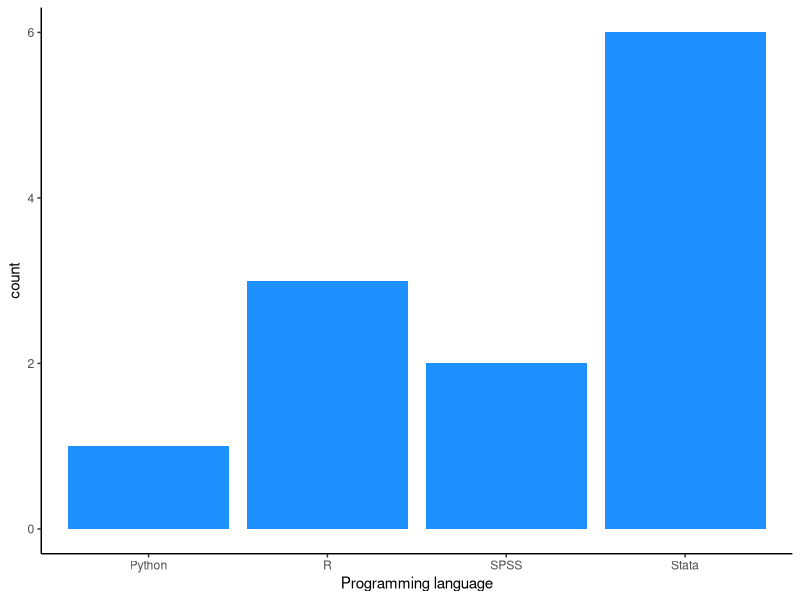
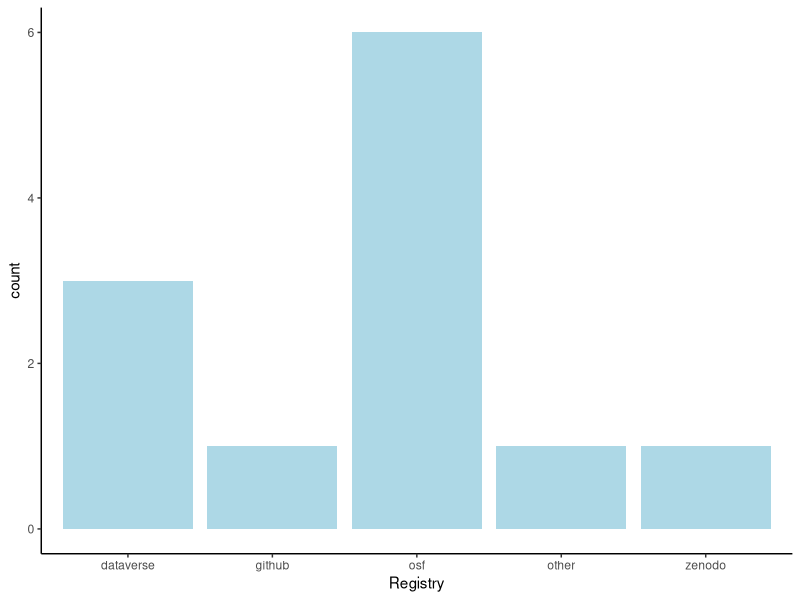
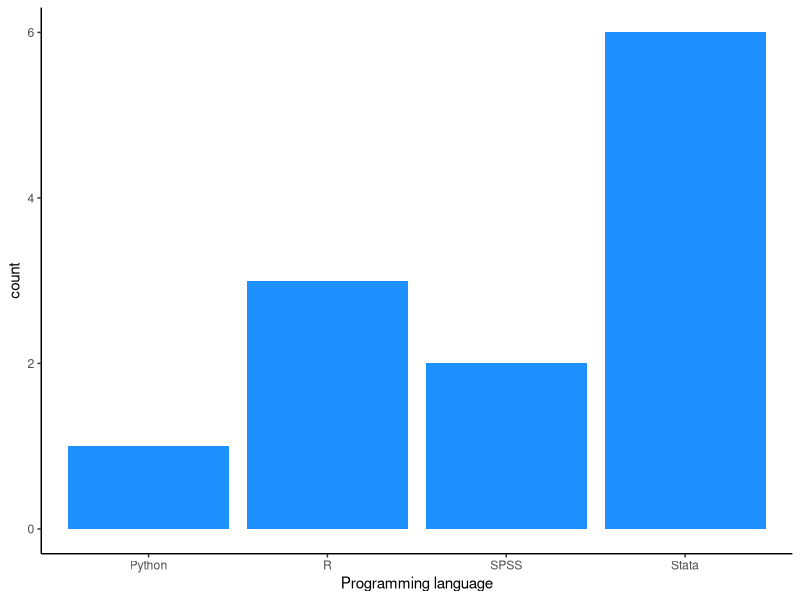
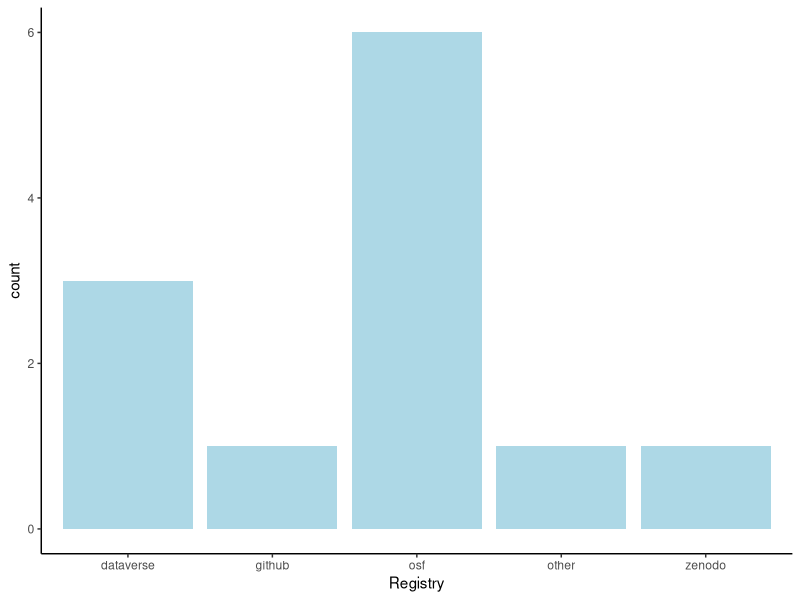

Write the R code that produced these figures, in order.
library(tidyverse)

cbsdf = read.csv("Data/odissei-projects-clean_CBS.csv")
lissdf = read.csv("Data/odissei-projects-clean_LISS.csv")


colnames(cbsdf)
colnames(lissdf)


df = full_join(cbsdf, lissdf)
head(df)


ggplot(df, aes(x=programming.language)) +
  geom_bar(fill="dodgerblue") +
  theme_classic() +
  xlab("Programming language")
ggsave("images/prog_lang.jpeg")


# repo
df = df |>
  mutate(registry = str_match(code, "https:\\/\\/\\s*(.*?)\\s*\\.") %>% .[,2])
df$registry  
  
df$registry[df$code=='<a href="https://doi.org/10.17605/OSF.IO/ZMH5N">link</a>'] = "osf"
df$registry[df$code=='<a href="https://doi.org/10.5281/zenodo.7443895">link</a>'] = "zenodo"
df$registry[df$code=='<a href="https://doi.org/10.1016/j.lanepe.2023.100749">link</a>'] = "other"
df$registry[df$code=='<a href="https://doi.org/10.7910/DVN/P39QGO">link</a>'] = "dataverse"
df$registry[df$code=='<a href="https://doi.org/10.7910/DVN/VMMMCL">link</a>'] = "dataverse"
df$registry[df$code=='<a href="https://doi.org/10.7910/DVN/5XYHJD">link</a>'] = "dataverse"

ggplot(df, aes(x=registry)) +
  geom_bar(fill="lightblue") +
  theme_classic() +
  xlab("Registry")
ggsave("images/registry.jpeg")
